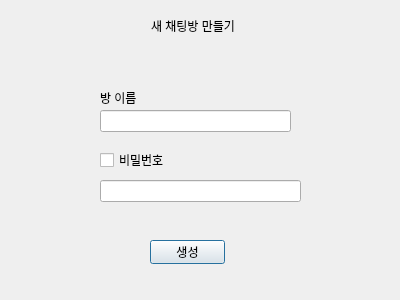
<?xml version="1.0" encoding="UTF-8"?>
<ui version="4.0">
 <class>Dialog</class>
 <widget class="QDialog" name="Dialog">
  <property name="geometry">
   <rect>
    <x>0</x>
    <y>0</y>
    <width>400</width>
    <height>300</height>
   </rect>
  </property>
  <property name="windowTitle">
   <string>Dialog</string>
  </property>
  <widget class="QLabel" name="createRoomlabel">
   <property name="geometry">
    <rect>
     <x>130</x>
     <y>10</y>
     <width>131</width>
     <height>31</height>
    </rect>
   </property>
   <property name="text">
    <string>새 채팅방 만들기</string>
   </property>
   <property name="wordWrap">
    <bool>false</bool>
   </property>
   <property name="indent">
    <number>21</number>
   </property>
  </widget>
  <widget class="QLineEdit" name="setRoomName">
   <property name="geometry">
    <rect>
     <x>100</x>
     <y>110</y>
     <width>191</width>
     <height>22</height>
    </rect>
   </property>
  </widget>
  <widget class="QCheckBox" name="setCodeCheckBox">
   <property name="geometry">
    <rect>
     <x>100</x>
     <y>150</y>
     <width>121</width>
     <height>20</height>
    </rect>
   </property>
   <property name="text">
    <string>비밀번호</string>
   </property>
  </widget>
  <widget class="QLineEdit" name="setRoomCode">
   <property name="geometry">
    <rect>
     <x>100</x>
     <y>180</y>
     <width>201</width>
     <height>22</height>
    </rect>
   </property>
  </widget>
  <widget class="QLabel" name="setRoomNamelabel">
   <property name="geometry">
    <rect>
     <x>100</x>
     <y>90</y>
     <width>48</width>
     <height>16</height>
    </rect>
   </property>
   <property name="text">
    <string>방 이름</string>
   </property>
  </widget>
  <widget class="QPushButton" name="createRoomButton">
   <property name="geometry">
    <rect>
     <x>150</x>
     <y>240</y>
     <width>75</width>
     <height>24</height>
    </rect>
   </property>
   <property name="text">
    <string>생성</string>
   </property>
  </widget>
 </widget>
 <resources/>
 <connections/>
</ui>
